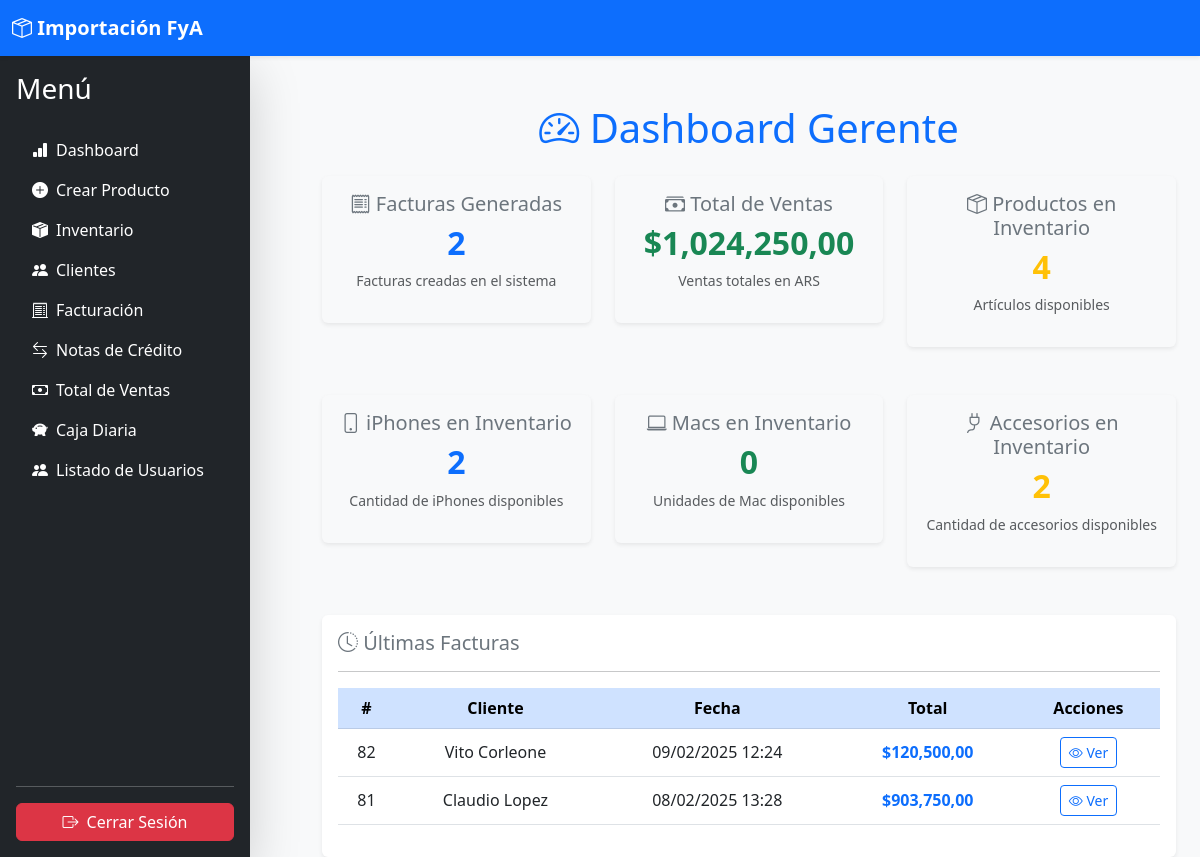
The page /core/dashboard/gerente/ (signed in) on the database its author committed.
### facturacion/models.py (models this page shows, shortened)
class Factura(models.Model):
    cliente = models.ForeignKey(Cliente, on_delete=models.CASCADE, related_name='facturas')
    fecha = models.DateTimeField(auto_now_add=True)
    dolar_venta = models.DecimalField(max_digits=10, decimal_places=2, default=0)  # Dólar al momento de la venta
    pago_pesos = models.DecimalField(max_digits=10, decimal_places=2, default=0)  # Monto en pesos
    pago_dolares = models.DecimalField(max_digits=10, decimal_places=2, default=0)  # Monto en dólares
    metodo_pago = models.CharField(
        max_length=20,
        choices=[
            ('pesos', 'Pesos'),
            ('dolares', 'Dólares'),
            ('mixto', 'Mixto')
        ],
        default='pesos'
    )
    total = models.DecimalField(max_digits=10, decimal_places=2, default=0)
    vuelto = models.DecimalField(max_digits=10, decimal_places=2, default=0)
    observaciones = models.TextField(blank=True, null=True)  # Nuevo campo agregado
    vuelto_entregado = models.BooleanField(default=False, verbose_name="¿Vuelto entregado?")  # ✅ Nuevo campo

### accounts/models.py (models this page shows)
class Cliente(models.Model):
    id = models.AutoField(primary_key=True)
    nombre = models.CharField(max_length=100)
    apellido = models.CharField(max_length=100)
    email = models.EmailField(unique=True)
    telefono = models.CharField(max_length=15, blank=True, null=True)
    direccion = models.TextField(blank=True, null=True)
    notas = models.TextField(blank=True, null=True)
    fecha_registro = models.DateTimeField(default=now)
    def __str__(self):
        return f"{self.nombre} {self.apellido}"

### core/views.py (the view)
# urls.py: path('dashboard/gerente/', views.dashboard_gerente, name='dashboard_gerente'),
@login_required
@role_required(['Gerente'])
def dashboard_gerente(request):
    total_iphones = Iphone.objects.filter(stock__gt=0).count()
    total_macs = Mac.objects.filter(stock__gt=0).count()
    total_accesorios = Accesorio.objects.filter(stock__gt=0).count()
    total_productos = total_iphones + total_macs + total_accesorios
    total_facturas = Factura.objects.count()
    total_ventas = Factura.objects.aggregate(total=Sum('total'))['total'] or 0
    meses = []
    ventas = []
    for i in range(6):
        mes = datetime.now() - timedelta(days=i*30)
        mes_str = mes.strftime("%b %Y")
        total_mes = Factura.objects.filter(fecha__month=mes.month, fecha__year=mes.year).aggregate(total=Sum('total'))['total'] or 0
        meses.append(mes_str)
        ventas.append(float(total_mes))  # Convertir a float para evitar errores con JSON
    contexto = {
        'total_productos': total_productos,
        'total_iphones': total_iphones,
        'total_macs': total_macs,
        'total_accesorios': total_accesorios,
        'total_facturas': total_facturas,
        'total_ventas': float(total_ventas),  # Convertir a float
        'ultimas_facturas': Factura.objects.order_by('-fecha')[:5],
        'meses': json.dumps(meses[::-1]),  # Asegurar orden correcto
        'ventas': json.dumps(ventas[::-1])  # Ahora sin error de Decimal
    }
    return render(request, 'core/dashboard_gerente.html', contexto)

### accounts/utils.py (called while the page is built)
def role_required(required_roles, message=None):
    def decorator(view_func):
        @wraps(view_func)
        def _wrapped_view(request, *args, **kwargs):
            if not hasattr(request.user, 'role'):
                return HttpResponseForbidden(message or "Tu usuario no tiene un rol asignado.")
            if request.user.role not in required_roles:
                return HttpResponseForbidden(message or "No tienes permiso para acceder a esta página.")
            return view_func(request, *args, **kwargs)
        return _wrapped_view
    return decorator

### core/templates/core/dashboard_gerente.html (shortened to what this page needs)
{% extends 'core/base.html' %}
{% load humanize %}
{% block content %}
<div class="container mt-4">
    <h1 class="mb-4 text-primary text-center"><i class="bi bi-speedometer2"></i> Dashboard Gerente</h1>
    <div class="row justify-content-center g-4">
        <div class="col-lg-4 col-md-6">
            <div class="card shadow-sm border-0 text-center bg-light">
                <div class="card-body">
                    <h5 class="card-title text-secondary"><i class="bi bi-receipt"></i> Facturas Generadas</h5>
                    <h2 class="fw-bold text-primary">{{ total_facturas|intcomma }}</h2>
                    <p class="text-muted small">Facturas creadas en el sistema</p>
                </div>
            </div>
        </div>
        <div class="col-lg-4 col-md-6">
            <div class="card shadow-sm border-0 text-center bg-light">
                <div class="card-body">
                    <h5 class="card-title text-secondary"><i class="bi bi-cash-stack"></i> Total de Ventas</h5>
                    <h2 class="fw-bold text-success">${{ total_ventas|floatformat:2|intcomma }}</h2>
                    <p class="text-muted small">Ventas totales en ARS</p>
                </div>
            </div>
        </div>
        <div class="col-lg-4 col-md-6">
            <div class="card shadow-sm border-0 text-center bg-light">
                <div class="card-body">
                    <h5 class="card-title text-secondary"><i class="bi bi-box-seam"></i> Productos en Inventario</h5>
                    <h2 class="fw-bold text-warning">{{ total_productos|intcomma }}</h2>
                    <p class="text-muted small">Artículos disponibles</p>
                </div>
            </div>
        </div>
    </div>
    <div class="row justify-content-center g-4 mt-4">
        <div class="col-lg-4 col-md-6">
            <div class="card shadow-sm border-0 text-center bg-light">
                <div class="card-body">
                    <h5 class="card-title text-secondary"><i class="bi bi-phone"></i> iPhones en Inventario</h5>
                    <h2 class="fw-bold text-primary">{{ total_iphones|intcomma }}</h2>
                    <p class="text-muted small">Cantidad de iPhones disponibles</p>
                </div>
            </div>
        </div>
        <div class="col-lg-4 col-md-6">
            <div class="card shadow-sm border-0 text-center bg-light">
                <div class="card-body">
                    <h5 class="card-title text-secondary"><i class="bi bi-laptop"></i> Macs en Inventario</h5>
                    <h2 class="fw-bold text-success">{{ total_macs|intcomma }}</h2>
                    <p class="text-muted small">Unidades de Mac disponibles</p>
                </div>
            </div>
        </div>
        <div class="col-lg-4 col-md-6">
            <div class="card shadow-sm border-0 text-center bg-light">
                <div class="card-body">
                    <h5 class="card-title text-secondary"><i class="bi bi-plug"></i> Accesorios en Inventario</h5>
                    <h2 class="fw-bold text-warning">{{ total_accesorios|intcomma }}</h2>
                    <p class="text-muted small">Cantidad de accesorios disponibles</p>
                </div>
            </div>
        </div>
    </div>
    <div class="card shadow-sm border-0 mt-5">
        <div class="card-body">
            <h5 class="card-title text-secondary"><i class="bi bi-clock-history"></i> Últimas Facturas</h5>
            <hr>
            <div class="table-responsive">
                <table class="table table-hover align-middle">
                    <thead class="table-primary text-center">
                        <tr>
                            <th>#</th>
                            <th>Cliente</th>
                            <th>Fecha</th>
                            <th>Total</th>
                            <th>Acciones</th>
                        </tr>
                    </thead>
                    <tbody>
                        {% for factura in ultimas_facturas %}
                        <tr class="text-center">
                            <td>{{ factura.id }}</td>
                            <td>{{ factura.cliente }}</td>
                            <td>{{ factura.fecha|date:"d/m/Y H:i" }}</td>
                            <td class="text-primary fw-bold">${{ factura.total|floatformat:2|intcomma }}</td>
                            <td>
                                <a href="{% url 'facturacion:detalle_factura' factura.id %}" class="btn btn-outline-primary btn-sm">
                                    <i class="bi bi-eye"></i> Ver
                                </a>
                            </td>
                        </tr>
                        {% empty %}
                        <tr>
                            <td colspan="5" class="text-center text-muted">⚠️ No hay facturas recientes.</td>
                        </tr>
                        {% endfor %}
                    </tbody>
                </table>
            </div>
        </div>
    </div>
</div>
{% endblock %}

### rows shown on the page
Factura: id "82", cliente "Vito Corleone", fecha "09/02/2025 12:24", total "120,500,00"
Factura: id "81", cliente "Claudio Lopez", fecha "08/02/2025 13:28", total "903,750,00"

### other values the page prints
{{ total_facturas|intcomma }} "2"
{{ total_ventas|floatformat:2|intcomma }} "1,024,250,00"
{{ total_productos|intcomma }} "4"
{{ total_iphones|intcomma }} "2"
{{ total_macs|intcomma }} "0"
{{ total_accesorios|intcomma }} "2"
